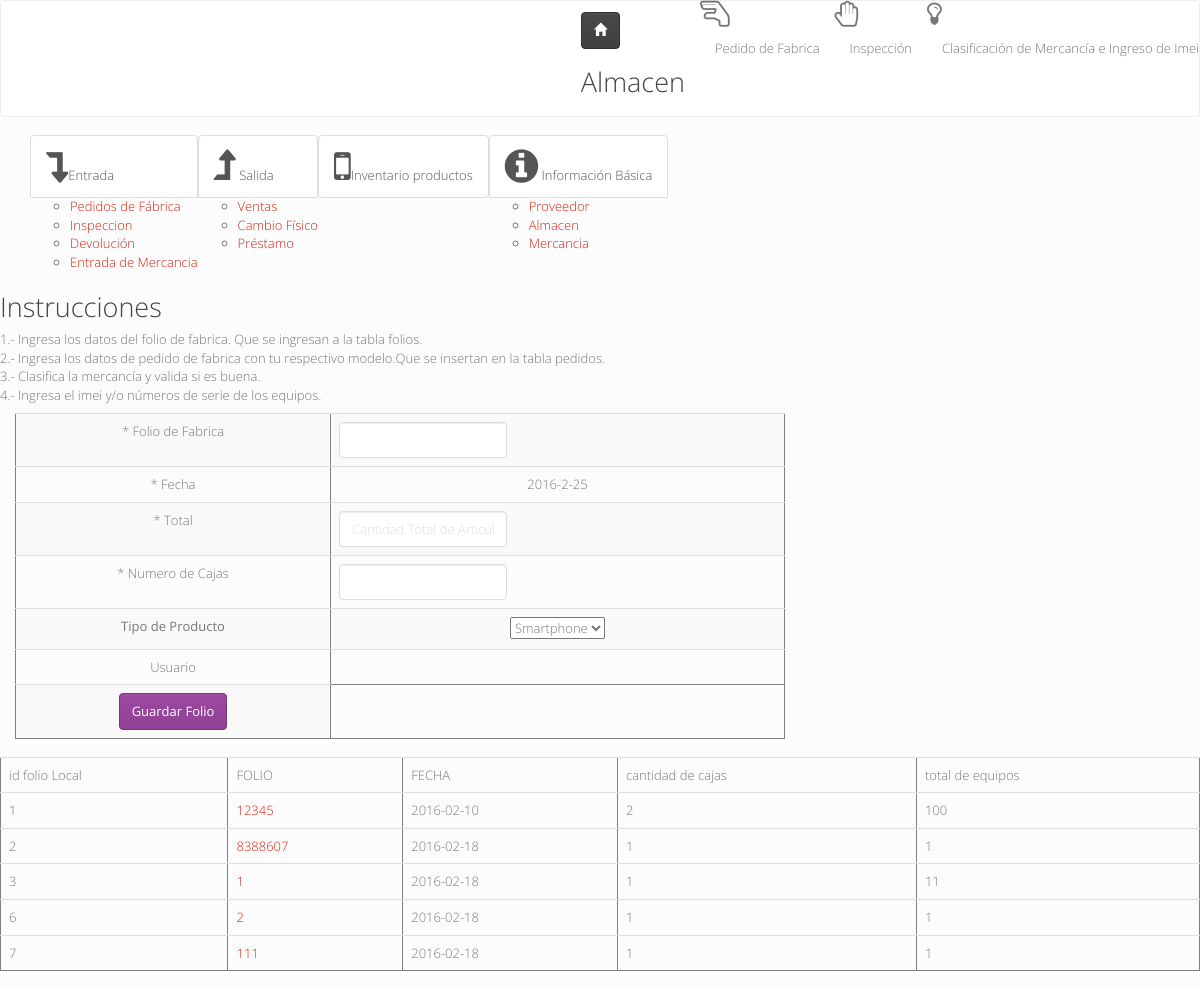
Page /vistas/almacen/pedido-multiplex.php on the earlier database version.
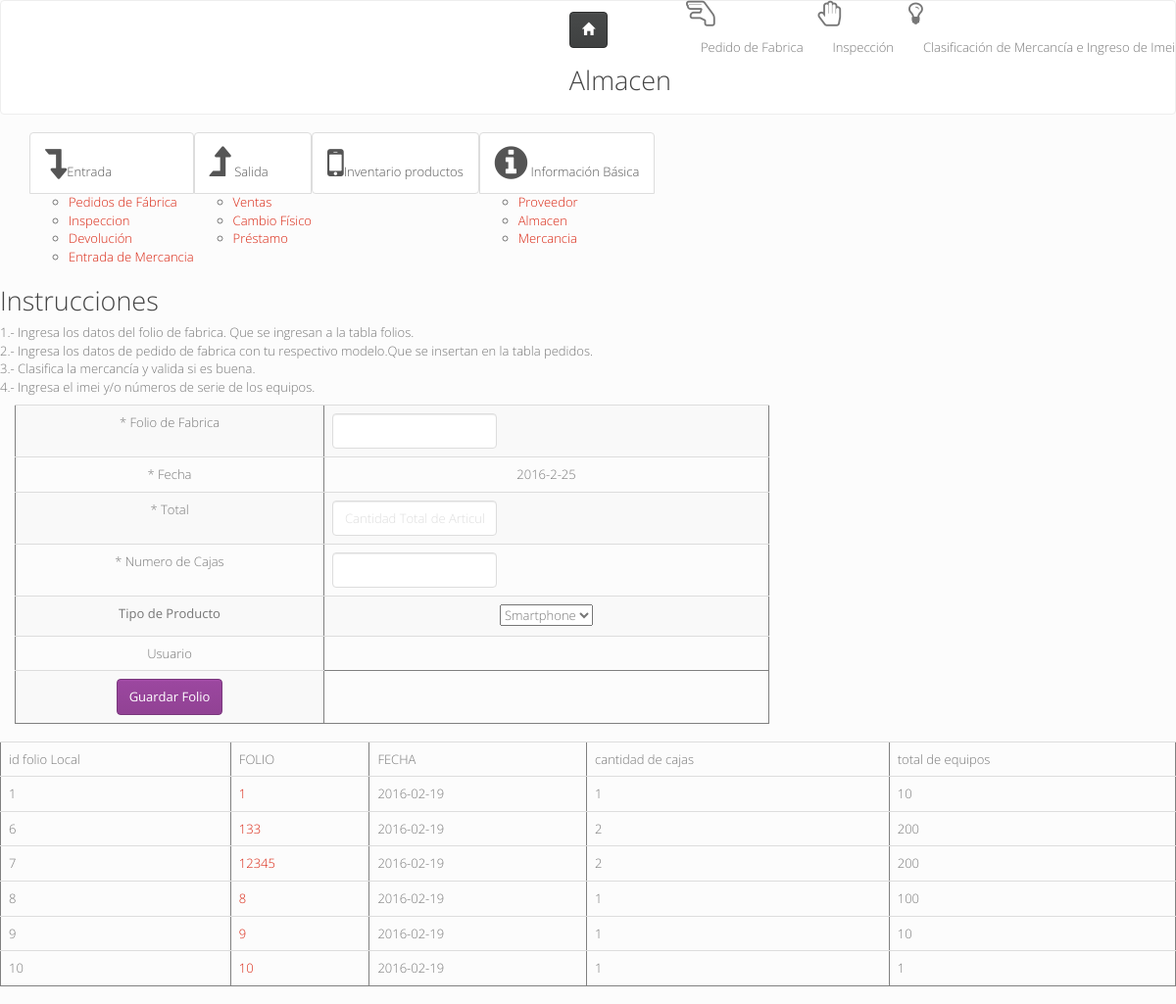
Same page on the later database version.
### tables this page shows
CREATE TABLE `folios` (
  `id` mediumint(9) NOT NULL,
  `folio_de_fabrica` mediumint(9) NOT NULL,
  `fecha` date DEFAULT NULL,
  `cantidad_de_cajas` int(8) NOT NULL,
  `total_de_equipos` int(8) NOT NULL
);

### vistas/ctrl/armarFolio.php (called while the page is built, shortened)
<?php
function getfecha(){
$a = localtime();
$a[4] += 1;
$a[5] += 1900;
return $fecha = "$a[5]-$a[4]-$a[3]"; echo "<br>";
}

### vistas/almacen/pedido-multiplex.php (the view, shortened to what this page needs)
<!DOCTYPE html>
 <html lang="es">
  <head>
     <link href="../../bower_components/bootstrap/dist/css/bootswatch.css" rel="stylesheet" type="text/css">
     <link rel="stylesheet" href="../../font-awesome/css/font-awesome.css">
     <link rel="stylesheet" href="../../estilos/estilo.css">
         <link rel="stylesheet" href="../Untitled-1.css" />
</head>
<?php
  include 'navEntrada.php';
  include '../PHP/conexion2.php';
  $result4 = mysqli_query($enlace_sib3,"SELECT * from folios");
  include 'nav.php';
  include_once 'headAlmacen.php';
  include '../ctrl/armarFolio.php';
?>
<article class="">
      <h2>Instrucciones</h2>
      <p>
        1.- Ingresa los datos del folio de fabrica. Que se ingresan a la tabla folios.<br>
        2.- Ingresa los datos de pedido de fabrica con tu respectivo modelo.Que se insertan en la tabla pedidos.
        <br>
        3.- Clasifica la mercancía y valida si es buena.<br>
        4.- Ingresa el imei y/o números de serie de los equipos. <br>
      </p>
    </article>
<form class="col-md-8 text-center" action="../ctrl/armarFolio.php" method="get" enctype="application/x-www-form-urlencoded">
      <table class="table table-striped" border="1">
        <tr class="default">
            <td>* Folio de Fabrica</td>
            <td>
              <input class="form-control" type="text" name="folio">
            </td>
        </tr>
        <tr>
            <td>* Fecha
            </td>
            <td><?php  $fecha =   getfecha();
            echo "" . $fecha
            ?></td>
        </tr>
        <tr>
          <td>
             * Total
            </td>
            <td><input type="text" class="form-control" name="total" placeholder="Cantidad Total de Articulos"></td>
        </tr>
        <tr>
            <td>
             * Numero de Cajas
            </td>
            <td>
              <input class="form-control" type="text" name="numCaja" value="" />
            </td>
        </tr>
        <tr>
        <td><label for="producto"> Tipo de Producto</label></td>
          <td>
            <select name="producto" id="tipoProd">
             <option value="smartphone">Smartphone</option>
            </select>
          </td>
        </tr>
            <td>
            Usuario
          </td>
          <td><?php echo $_SESSION['username'];  ?></td>
        <tr>
         <td rowspan="3">
           <input class="btn btn-warning" type="submit" name="insertar" value="Guardar Folio">
          </td>
        </tr>
      </table>
</form>
<?php
  echo "<form action='pedidos.php' method='get' >";
  echo "<table class='table' border='1'>";
  echo "<tr><td>id folio Local</td><td>FOLIO</td><td>FECHA</td><td>cantidad de cajas</td><td>total de equipos</td></tr>";
  while ($row_folios = mysqli_fetch_array($result4))
  {
    $folio_seleccionado = $row_folios[1];
    $total = $row_folios[4];
    echo "<tr>
    <td> ".$row_folios[0]."</td>
    <td id='folioFabrica'>
         <a href='pedidos.php?folio=$folio_seleccionado&total=$total'>".$folio_seleccionado."</a>
    </td>
    <td>".$row_folios[2]."</td><td>".$row_folios[3]."</td><td>".$total."</td>
    </tr>";
  }
  echo "</table>";
  echo "</form>";
?>

### vistas/almacen/navEntrada.php (shortened to what this page needs)
<nav class="navbar navbar-default">
      <ul class="nav navbar-nav navbar-right">
        <li class="active">
          <a href="index.php">
           <button type="button" class="btn btn-default" title="Menu Principal">
                      <span class="glyphicon glyphicon-home"></span>
                    </button>
                    <h2 class="text-center">Almacen</h2>
          </a>
        </li>
        <li>
         <i class="fa fa-hand-lizard-o fa-2x"></i>
         <a href="pedido-multiplex.php">Pedido de Fabrica</a>
        </li>
        <li>
           <i class="fa fa-hand-paper-o fa-2x"></i>
           <a href="inspeccion.php">Inspección</a>
        </li>
        <li>
          <i class="fa fa-lightbulb-o fa-2x"></i>
          <a href="imei.php">Clasificación de Mercancía e Ingreso de Imei</a>
        </li>
        </ul>
      </nav>

### vistas/almacen/nav.php (shortened to what this page needs)
<div class="row-fluid">
<div class="container list-group table-of-contents">
       <div class="col-md-12">
         <ul class="nav navbar-nav navbar-left">
         <li>
            <a class="list-group-item" href="#">
            <i class="fa fa-level-down fa-3x"></i>Entrada </a>
            <ul>
              <li>
                  <a href="pedido-multiplex.php"> Pedidos de Fábrica</a>
              </li>
              <li>
                  <a href="inspeccion.php">Inspeccion</a>
              </li>
              <li><a href="devoluciones.php">Devolución</a></li>
              <li><a href="#"> Entrada de Mercancia</a></li>
            </ul>
          </li>
         <li>
           <a class="list-group-item" href="#"><i class="fa fa-level-up fa-3x"></i> Salida </a>
           <ul>
             <li><a href="../ventas/orden-de-compra.php"> Ventas</a></li>
             <li><a href="salida/cambio-fisico.php"> Cambio Físico</a></li>
             <li><a href="salida/prestamo.php"> Préstamo</a></li>
           </ul>
         </li>
         <li>
          <a class="list-group-item" href="#">
          <i class="fa fa-mobile-phone fa-3x"></i>Inventario productos</a>
        </li>
        <li>
         <a class="list-group-item" href="proveedores.php">
         <i class="fa fa-info-circle fa-3x"></i> Información Básica </a>
         <ul>
           <li><a href="proveedores.php"> Proveedor</a></li>
           <li><a href="almacen.php">Almacen</a></li>
           <li><a href="merch.php">Mercancia</a></li>
         </ul>
        </li>
      </ul>
       </div>
    </div>
</div>

### vistas/almacen/headAlmacen.php (shortened to what this page needs)
<!DOCTYPE html>
<html lang="es">
<head>
    <link href="../../bower_components/bootstrap/dist/css/bootswatch.css" rel="stylesheet" type="text/css">
    <link rel="stylesheet" href="../../bower_components/font-awesome/css/font-awesome.css">
    <link rel="stylesheet" href="../../estilos/estilo.css">
    <link rel="stylesheet" href="../Untitled-1.css" />
</head>

### vistas/Untitled-1.css (style rules this page uses)
input[type="text"] { width: auto; }

Differences in the rows shown:
removed folios: id "2", folio_de_fabrica "8388607", fecha "2016-02-18", cantidad_de_cajas "1", total_de_equipos "1"
removed folios: id "3", folio_de_fabrica "1", fecha "2016-02-18", cantidad_de_cajas "1", total_de_equipos "11"
changed folios id 1: folio_de_fabrica "12345" → "1"; fecha "2016-02-10" → "2016-02-19"; cantidad_de_cajas "2" → "1"; total_de_equipos "100" → "10"
changed folios id 6: folio_de_fabrica "2" → "133"; fecha "2016-02-18" → "2016-02-19"; cantidad_de_cajas "1" → "2"; total_de_equipos "1" → "200"
changed folios id 7: folio_de_fabrica "111" → "12345"; fecha "2016-02-18" → "2016-02-19"; cantidad_de_cajas "1" → "2"; total_de_equipos "1" → "200"
added folios: id "8", folio_de_fabrica "8", fecha "2016-02-19", cantidad_de_cajas "1", total_de_equipos "100"
added folios: id "9", folio_de_fabrica "9", fecha "2016-02-19", cantidad_de_cajas "1", total_de_equipos "10"
added folios: id "10", folio_de_fabrica "10", fecha "2016-02-19", cantidad_de_cajas "1", total_de_equipos "1"
